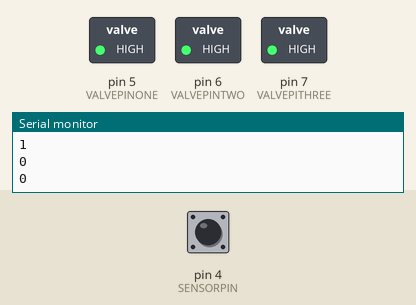
The sketch below on a simulated Arduino Uno, built with avr-gcc and run on an emulated ATmega328P. Shown: switched loads named in the sketch (green lamp = pin HIGH), the last lines printed to the serial monitor. Dashed ring = blinking. The test bench sets the inputs (shaded band); at power-on: pin 4 (SENSORPIN) HIGH.

Above: at 1.2 s.
1.3 s: pin 4 (SENSORPIN) driven LOW
At 2.1 s:
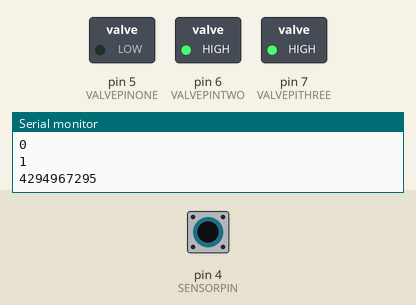
4.3 s: pin 4 (SENSORPIN) driven HIGH
At 4.6 s:
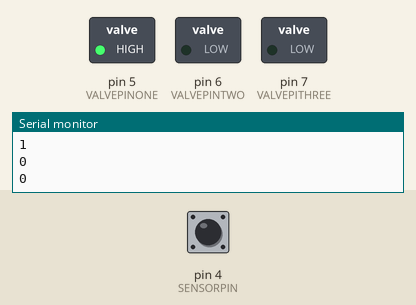
7.3 s: pin 4 (SENSORPIN) pulsed LOW 2 times (0.12 s each, 0.3 s apart)
At 8.37 s:
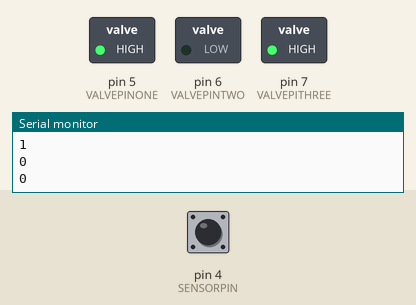
Timing chart, 0 to 11.2 s (numbered marks = the images above; inputs shaded):
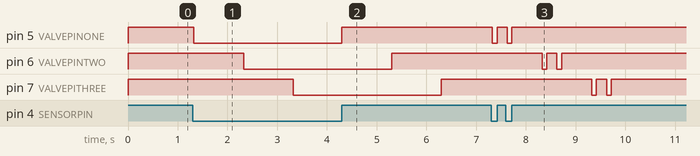

The sketch:

FSMmachine.ino
```cpp
#include <LightChrono.h>
#include "limits.h"
#define MAXARRAY 30

// set up refference constants for pins
#define VALVEPINONE 5
#define VALVEPINTWO 6
#define VALVEPITHREE 7
#define SENSORPIN 4

// set up the valve delay constants
int valveDelay1 = 0;
int valveDelay2 = 1000;
int valveDelay3 = 2000;

// set up time keeping capability
LightChrono myChrono;
unsigned long t = 0;
unsigned long start[ MAXARRAY ];
unsigned long finish[ MAXARRAY ];
bool active[ MAXARRAY ];
byte index = 0;

// set up tracking whether we are timing a stick or not
bool tracking = false;
unsigned long trackingThreshold = 0;
unsigned long blip = 25;

void setup() {
  // set up pins
  pinMode(VALVEPINONE, OUTPUT);
  pinMode(VALVEPINTWO, OUTPUT);
  pinMode(VALVEPITHREE, OUTPUT);
  pinMode(SENSORPIN, INPUT);
  digitalWrite(SENSORPIN, HIGH); // turn on the pullup

  Serial.begin(9600); // sets communication rate

  // initialize arrays
  for(int i = 0; i < MAXARRAY; i++){
    start[i] = 0;
    finish[i] = 0;
    active[i] = false;
  }
}

void loop() {
  // code for sensing and timing sticks
  t = myChrono.elapsed();

if(t%500 == 0)
{
  Serial.println("------------------");
  Serial.println(t);
  Serial.println(digitalRead(SENSORPIN));
  Serial.println(tracking);
  Serial.println(trackingThreshold);
}

  if(digitalRead(SENSORPIN) == LOW){   // did the sensor see something?
    if(!tracking){   // is it a new stick?
      tracking = true;
      trackingThreshold = t;
    }
    if(trackingThreshold < t - blip) {   // is it more than just a blip?
      trackingThreshold = ULONG_MAX;
      start[index] = t;
      finish[index] = 0;
      active[index] = true;
    }

  } else {
    if(tracking){   // are we still tracking when its empty?
      tracking = false;
      trackingThreshold = 0;
      finish[index] = t;
      Serial.println(finish[index]);
      index = (index + 1) % MAXARRAY;
    }
  }

  // let's assume we are turning off all of the valves unless we find reason not to
  bool turnOffValve1 = true;
  bool turnOffValve2 = true;
  bool turnOffValve3 = true;

  // code for controlling valves and tracking sticks passing through
  for(int i = 0; i < MAXARRAY; i++) {   // iterate through the sticks
    if(active[i]) {   // is this one in the machine?
      if(t >= start[i] + valveDelay1) {  // is the front of the stick past the valve?
        if(finish[i] == 0 || t <= finish[i] + valveDelay1) {  // is the back of the stick not all the way in the machine yet or past the valve?
          turnOffValve1 = false;
        }
      }
      // valve2 check
      if(t >= start[i] + valveDelay2) {  // is the front of the stick past the valve?
        if(finish[i] == 0 || t <= finish[i] + valveDelay2) {  // is the back of the stick not all the way in the machine yet or past the valve?
          turnOffValve2 = false;
        }
      }
      // valve3 check
      if(t >= start[i] + valveDelay3) {  // is the front of the stick past the valve?
        if(finish[i] == 0 || t <= finish[i] + valveDelay3) {  // is the back of the stick not all the way in the machine yet or past the valve?
          turnOffValve3 = false;
        } else {
          active[i] = false;
        }
      }
    }
  }

  //turn off the valves we dicided should be off
  if(turnOffValve1) {
    digitalWrite(VALVEPINONE, HIGH);
  } else {
    digitalWrite(VALVEPINONE, LOW);
  }

  if(turnOffValve2) {
    digitalWrite(VALVEPINTWO, HIGH);
  } else {
    digitalWrite(VALVEPINTWO, LOW);
  }

  if(turnOffValve3) {
    digitalWrite(VALVEPITHREE, HIGH);
  } else {
    digitalWrite(VALVEPITHREE, LOW);
  }
}
```

Measured:
- after the input at 1.3 s, pin 5 (VALVEPINONE): HIGH → LOW at once; pin 6 (VALVEPINTWO): HIGH → LOW after 1.0 s; pin 7 (VALVEPITHREE): HIGH → LOW after 2.0 s
- after the input at 4.3 s, pin 5 (VALVEPINONE): LOW → HIGH at once; pin 6 (VALVEPINTWO): LOW → HIGH after 1.0 s; pin 7 (VALVEPITHREE): LOW → HIGH after 2.0 s
- after the input at 7.3 s, pin 5 (VALVEPINONE): alternates HIGH for 0.21 s and LOW for 0.09 s, 4 changes in all, then stays HIGH, starting at once; pin 6 (VALVEPINTWO): alternates HIGH for 0.21 s and LOW for 0.09 s, 4 changes in all, then stays HIGH, starting after 1.0 s
